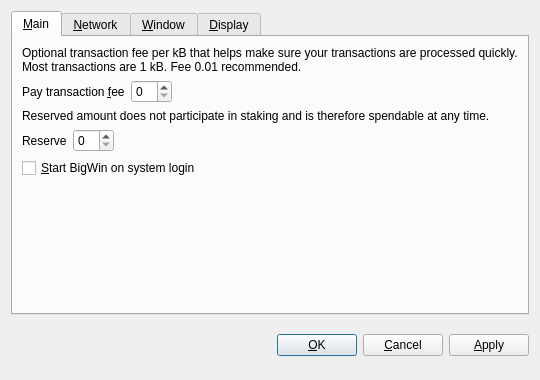
<?xml version="1.0" encoding="UTF-8"?>
<ui version="4.0">
 <class>OptionsDialog</class>
 <widget class="QDialog" name="OptionsDialog">
  <property name="geometry">
   <rect>
    <x>0</x>
    <y>0</y>
    <width>540</width>
    <height>380</height>
   </rect>
  </property>
  <property name="windowTitle">
   <string>Options</string>
  </property>
  <property name="modal">
   <bool>true</bool>
  </property>
  <layout class="QVBoxLayout" name="verticalLayout">
   <item>
    <widget class="QTabWidget" name="tabWidget">
     <property name="tabPosition">
      <enum>QTabWidget::North</enum>
     </property>
     <property name="currentIndex">
      <number>0</number>
     </property>
     <widget class="QWidget" name="tabMain">
      <attribute name="title">
       <string>&amp;Main</string>
      </attribute>
      <layout class="QVBoxLayout" name="verticalLayout_Main">
       <item>
        <widget class="QLabel" name="transactionFeeInfoLabel">
         <property name="text">
          <string>Optional transaction fee per kB that helps make sure your transactions are processed quickly. Most transactions are 1 kB. Fee 0.01 recommended.</string>
         </property>
         <property name="textFormat">
          <enum>Qt::PlainText</enum>
         </property>
         <property name="wordWrap">
          <bool>true</bool>
         </property>
        </widget>
       </item>
       <item>
        <layout class="QHBoxLayout" name="horizontalLayoutFee">
         <item>
          <widget class="QLabel" name="transactionFeeLabel">
           <property name="text">
            <string>Pay transaction &amp;fee</string>
           </property>
           <property name="textFormat">
            <enum>Qt::PlainText</enum>
           </property>
           <property name="buddy">
            <cstring>transactionFee</cstring>
           </property>
          </widget>
         </item>
         <item>
          <widget class="BitcoinAmountField" name="transactionFee"/>
         </item>
         <item>
          <spacer name="horizontalSpacerFee">
           <property name="orientation">
            <enum>Qt::Horizontal</enum>
           </property>
           <property name="sizeHint" stdset="0">
            <size>
             <width>40</width>
             <height>20</height>
            </size>
           </property>
          </spacer>
         </item>
        </layout>
       </item>
       <item>
        <widget class="QLabel" name="reserveBalanceInfoLabel">
         <property name="text">
          <string>Reserved amount does not participate in staking and is therefore spendable at any time.</string>
         </property>
         <property name="textFormat">
          <enum>Qt::PlainText</enum>
         </property>
         <property name="wordWrap">
          <bool>true</bool>
         </property>
        </widget>
       </item>
       <item>
        <layout class="QHBoxLayout" name="horizontalLayoutReserveBalance">
         <item>
          <widget class="QLabel" name="reserveBalanceLabel">
           <property name="text">
            <string>Reserve</string>
           </property>
           <property name="textFormat">
            <enum>Qt::PlainText</enum>
           </property>
           <property name="buddy">
            <cstring>reserveBalance</cstring>
           </property>
          </widget>
         </item>
         <item>
          <widget class="BitcoinAmountField" name="reserveBalance"/>
         </item>
         <item>
          <spacer name="horizontalSpacerReserveBalance">
           <property name="orientation">
            <enum>Qt::Horizontal</enum>
           </property>
           <property name="sizeHint" stdset="0">
            <size>
             <width>40</width>
             <height>20</height>
            </size>
           </property>
          </spacer>
         </item>
        </layout>
       </item>
       <item>
        <widget class="QCheckBox" name="bitcoinAtStartup">
         <property name="toolTip">
          <string>Automatically start BigWin after logging in to the system.</string>
         </property>
         <property name="text">
          <string>&amp;Start BigWin on system login</string>
         </property>
        </widget>
       </item>
       <item>
        <spacer name="verticalSpacer_Main">
         <property name="orientation">
          <enum>Qt::Vertical</enum>
         </property>
         <property name="sizeHint" stdset="0">
          <size>
           <width>20</width>
           <height>40</height>
          </size>
         </property>
        </spacer>
       </item>
      </layout>
     </widget>
     <widget class="QWidget" name="tabNetwork">
      <attribute name="title">
       <string>&amp;Network</string>
      </attribute>
      <layout class="QVBoxLayout" name="verticalLayout_Network">
       <item>
        <widget class="QCheckBox" name="mapPortUpnp">
         <property name="toolTip">
          <string>Automatically open the BigWin client port on the router. This only works when your router supports UPnP and it is enabled.</string>
         </property>
         <property name="text">
          <string>Map port using &amp;UPnP</string>
         </property>
        </widget>
       </item>
       <item>
        <widget class="QCheckBox" name="connectSocks">
         <property name="toolTip">
          <string>Connect to the BigWin network through a SOCKS proxy (e.g. when connecting through Tor).</string>
         </property>
         <property name="text">
          <string>&amp;Connect through SOCKS proxy:</string>
         </property>
        </widget>
       </item>
       <item>
        <layout class="QHBoxLayout" name="horizontalLayout_Network">
         <item>
          <widget class="QLabel" name="proxyIpLabel">
           <property name="text">
            <string>Proxy &amp;IP:</string>
           </property>
           <property name="textFormat">
            <enum>Qt::PlainText</enum>
           </property>
           <property name="buddy">
            <cstring>proxyIp</cstring>
           </property>
          </widget>
         </item>
         <item>
          <widget class="QValidatedLineEdit" name="proxyIp">
           <property name="maximumSize">
            <size>
             <width>140</width>
             <height>16777215</height>
            </size>
           </property>
           <property name="toolTip">
            <string>IP address of the proxy (e.g. 127.0.0.1)</string>
           </property>
          </widget>
         </item>
         <item>
          <widget class="QLabel" name="proxyPortLabel">
           <property name="text">
            <string>&amp;Port:</string>
           </property>
           <property name="textFormat">
            <enum>Qt::PlainText</enum>
           </property>
           <property name="buddy">
            <cstring>proxyPort</cstring>
           </property>
          </widget>
         </item>
         <item>
          <widget class="QLineEdit" name="proxyPort">
           <property name="maximumSize">
            <size>
             <width>55</width>
             <height>16777215</height>
            </size>
           </property>
           <property name="toolTip">
            <string>Port of the proxy (e.g. 9050)</string>
           </property>
          </widget>
         </item>
         <item>
          <widget class="QLabel" name="socksVersionLabel">
           <property name="text">
            <string>SOCKS &amp;Version:</string>
           </property>
           <property name="textFormat">
            <enum>Qt::PlainText</enum>
           </property>
           <property name="buddy">
            <cstring>socksVersion</cstring>
           </property>
          </widget>
         </item>
         <item>
          <widget class="QValueComboBox" name="socksVersion">
           <property name="toolTip">
            <string>SOCKS version of the proxy (e.g. 5)</string>
           </property>
          </widget>
         </item>
         <item>
          <spacer name="horizontalSpacer_Network">
           <property name="orientation">
            <enum>Qt::Horizontal</enum>
           </property>
           <property name="sizeHint" stdset="0">
            <size>
             <width>40</width>
             <height>20</height>
            </size>
           </property>
          </spacer>
         </item>
        </layout>
       </item>
       <item>
        <spacer name="verticalSpacer_Network">
         <property name="orientation">
          <enum>Qt::Vertical</enum>
         </property>
         <property name="sizeHint" stdset="0">
          <size>
           <width>20</width>
           <height>40</height>
          </size>
         </property>
        </spacer>
       </item>
      </layout>
     </widget>
     <widget class="QWidget" name="tabWindow">
      <attribute name="title">
       <string>&amp;Window</string>
      </attribute>
      <layout class="QVBoxLayout" name="verticalLayout_Window">
       <item>
        <widget class="QCheckBox" name="minimizeToTray">
         <property name="toolTip">
          <string>Show only a tray icon after minimizing the window.</string>
         </property>
         <property name="text">
          <string>&amp;Minimize to the tray instead of the taskbar</string>
         </property>
        </widget>
       </item>
       <item>
        <widget class="QCheckBox" name="minimizeOnClose">
         <property name="toolTip">
          <string>Minimize instead of exit the application when the window is closed. When this option is enabled, the application will be closed only after selecting Quit in the menu.</string>
         </property>
         <property name="text">
          <string>M&amp;inimize on close</string>
         </property>
        </widget>
       </item>
       <item>
        <spacer name="verticalSpacer_Window">
         <property name="orientation">
          <enum>Qt::Vertical</enum>
         </property>
         <property name="sizeHint" stdset="0">
          <size>
           <width>20</width>
           <height>40</height>
          </size>
         </property>
        </spacer>
       </item>
      </layout>
     </widget>
     <widget class="QWidget" name="tabDisplay">
      <attribute name="title">
       <string>&amp;Display</string>
      </attribute>
      <layout class="QVBoxLayout" name="verticalLayout_Display">
       <item>
        <layout class="QHBoxLayout" name="horizontalLayout_1_Display">
         <item>
          <widget class="QLabel" name="langLabel">
           <property name="text">
            <string>User Interface &amp;language:</string>
           </property>
           <property name="textFormat">
            <enum>Qt::PlainText</enum>
           </property>
           <property name="buddy">
            <cstring>lang</cstring>
           </property>
          </widget>
         </item>
         <item>
          <widget class="QValueComboBox" name="lang">
           <property name="toolTip">
            <string>The user interface language can be set here. This setting will take effect after restarting BigWin.</string>
           </property>
          </widget>
         </item>
        </layout>
       </item>
       <item>
        <layout class="QHBoxLayout" name="horizontalLayout_2_Display">
         <item>
          <widget class="QLabel" name="unitLabel">
           <property name="text">
            <string>&amp;Unit to show amounts in:</string>
           </property>
           <property name="textFormat">
            <enum>Qt::PlainText</enum>
           </property>
           <property name="buddy">
            <cstring>unit</cstring>
           </property>
          </widget>
         </item>
         <item>
          <widget class="QValueComboBox" name="unit">
           <property name="toolTip">
            <string>Choose the default subdivision unit to show in the interface and when sending coins.</string>
           </property>
          </widget>
         </item>
        </layout>
       </item>
       <item>
        <widget class="QCheckBox" name="displayAddresses">
         <property name="toolTip">
          <string>Whether to show BigWin addresses in the transaction list or not.</string>
         </property>
         <property name="text">
          <string>&amp;Display addresses in transaction list</string>
         </property>
        </widget>
       </item>
       <item>
        <widget class="QCheckBox" name="coinControlFeatures">
         <property name="toolTip">
          <string>Whether to show coin control features or not.</string>
         </property>
         <property name="text">
          <string>Display coin &amp;control features (experts only!)</string>
         </property>
        </widget>
       </item>
       <item>
        <spacer name="verticalSpacer_Display">
         <property name="orientation">
          <enum>Qt::Vertical</enum>
         </property>
         <property name="sizeHint" stdset="0">
          <size>
           <width>20</width>
           <height>40</height>
          </size>
         </property>
        </spacer>
       </item>
      </layout>
     </widget>
    </widget>
   </item>
   <item>
    <layout class="QHBoxLayout" name="horizontalLayout_Buttons">
     <item>
      <spacer name="horizontalSpacer_1">
       <property name="orientation">
        <enum>Qt::Horizontal</enum>
       </property>
       <property name="sizeHint" stdset="0">
        <size>
         <width>40</width>
         <height>48</height>
        </size>
       </property>
      </spacer>
     </item>
     <item>
      <widget class="QLabel" name="statusLabel">
       <property name="font">
        <font>
         <weight>75</weight>
         <bold>true</bold>
        </font>
       </property>
       <property name="text">
        <string/>
       </property>
       <property name="textFormat">
        <enum>Qt::PlainText</enum>
       </property>
       <property name="wordWrap">
        <bool>true</bool>
       </property>
      </widget>
     </item>
     <item>
      <spacer name="horizontalSpacer_2">
       <property name="orientation">
        <enum>Qt::Horizontal</enum>
       </property>
       <property name="sizeHint" stdset="0">
        <size>
         <width>40</width>
         <height>48</height>
        </size>
       </property>
      </spacer>
     </item>
     <item>
      <widget class="QPushButton" name="okButton">
       <property name="text">
        <string>&amp;OK</string>
       </property>
      </widget>
     </item>
     <item>
      <widget class="QPushButton" name="cancelButton">
       <property name="text">
        <string>&amp;Cancel</string>
       </property>
       <property name="autoDefault">
        <bool>false</bool>
       </property>
      </widget>
     </item>
     <item>
      <widget class="QPushButton" name="applyButton">
       <property name="text">
        <string>&amp;Apply</string>
       </property>
       <property name="autoDefault">
        <bool>false</bool>
       </property>
      </widget>
     </item>
    </layout>
   </item>
  </layout>
 </widget>
 <customwidgets>
  <customwidget>
   <class>BitcoinAmountField</class>
   <extends>QSpinBox</extends>
   <header>bitcoinamountfield.h</header>
  </customwidget>
  <customwidget>
   <class>QValueComboBox</class>
   <extends>QComboBox</extends>
   <header>qvaluecombobox.h</header>
  </customwidget>
  <customwidget>
   <class>QValidatedLineEdit</class>
   <extends>QLineEdit</extends>
   <header>qvalidatedlineedit.h</header>
  </customwidget>
 </customwidgets>
 <resources/>
 <connections/>
</ui>
